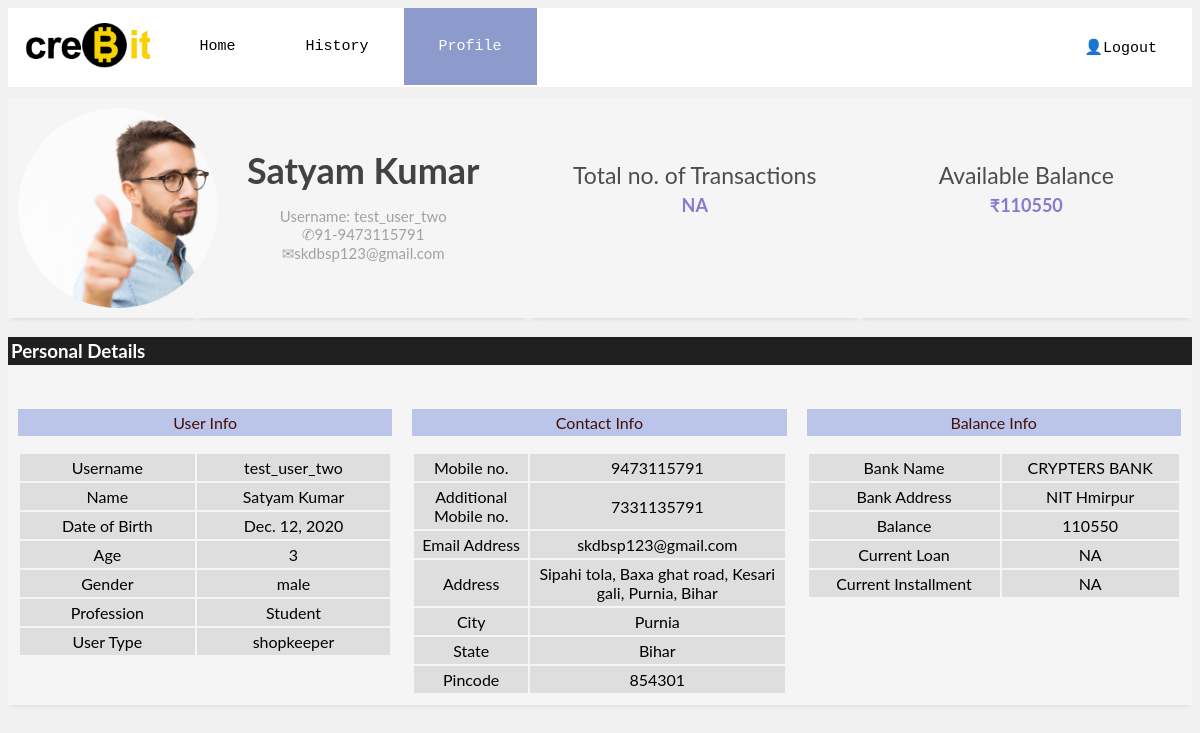
/customer/profile/ (signed in), run on the app's committed database.
### accounts/models.py (models this page shows, shortened)
class UserProfile(models.Model):
    user = models.OneToOneField(User, null=True, blank=True, on_delete=models.CASCADE)
    name = models.CharField(max_length=200, null=False)
    date_of_birth = models.DateField(max_length=200, null=False)
    age = models.IntegerField(null=False)
    gender = models.CharField(max_length=200, null=False)
    profession = models.CharField(max_length=200, null=False)
    user_type = models.CharField(max_length=200, null=False)
    mobile_number = models.CharField(max_length=10, null=False)
    additional_mobile_number = models.CharField(max_length=10, null=True)
    address = models.CharField(max_length=300, null=False)
    city = models.CharField(max_length=200, null=False)
    state = models.CharField(max_length=200, null=False)
    pin_code = models.IntegerField(null=False)
    balance = models.IntegerField(null=True)
    chain = models.ForeignKey(Chain, null=True, on_delete=models.CASCADE)

### customer/views.py (the view)
# urls.py: path('profile/', views.CustomerProfile, name='customer_profile'),
def CustomerProfile (request):
    username = request.user.username
    u = User.objects.get(username=username)
    name = u.userprofile.name
    email = u.email
    date_of_birth = u.userprofile.date_of_birth
    age =u.userprofile.age
    gender = u.userprofile.gender
    profession =u.userprofile.profession
    user_type = u.userprofile.user_type
    mobile_number =u.userprofile.mobile_number
    additional_mobile_number =u.userprofile.additional_mobile_number
    address =u.userprofile.address
    city = u.userprofile.city
    state =u.userprofile.state
    pin_code =u.userprofile.pin_code
    balance = u.userprofile.balance
    return render (request, 'customerProfile.html', {
        "username":username,
        "email":email,
        'name':name,
        'date_of_birth':date_of_birth,
        'age':age,
        'gender':gender,
        'profession':profession,
        'user_type':user_type,
        'mobile_number':mobile_number,
        'additional_mobile_number':additional_mobile_number,
        'address':address,
        'city':city,
        'state':state,
        'pin_code':pin_code,
        'balance':balance,
    })

### customer/templates/customerProfile.html (shortened to what this page needs)
<!DOCTYPE html>
{% load static %}
<html>
<head>
    <link rel="stylesheet" href="https://cdnjs.cloudflare.com/ajax/libs/font-awesome/4.7.0/css/font-awesome.min.css">
    <link rel="stylesheet" href="{% static 'css/customerProfile.css' %}">
</head>
<body>
    <div class="topnav" id="myTopnav">
        <img src="{% static 'media/logo2.png' %}" alt="logo" style="float: left;height:45px;margin :15px;">
        <a href="{% url 'customer:customer_home' %}" class="btn">Home</a>
        <a href="{% url 'customer:customer_history' %}" class="btn">History</a>
        <a href="{% url 'customer:customer_profile' %}" class="btn active">Profile</a>
        <a href="{% url 'landing_page' %}" class="logout" style="float: right;">👤Logout</a>
      </div>
    <div class="row" style="margin-top:10px;">
        <div class="column1">
            <div class="horibox">
                <div class="image-cropper">
                    <label for="file" style="cursor: pointer;"> <img src="{% static 'media/guy.jpg' %}" class="rounded"/></label>
                </div>
            </div>
        </div>
        <div class="column2"
            style="background-color:whitesmoke;box-shadow: 0px 4px 4px -3px rgba(119, 119, 119, 0.2); ">
            <h1>{{name}}</h1>
            <p>Username: {{username}}<br>✆91-{{mobile_number}} <br>✉{{email}}</p>
        </div>
        <div class="column2" style="background-color:whitesmoke;box-shadow: 0px 4px 4px -3px rgba(119, 119, 119, 0.2);">
            <p style="padding-top:12%;color:rgb(77, 77, 77);font-size:23px;">Total no. of Transactions<br><b
                    style="font-size: 18px; color:#7a68cae0">NA</b></p>
        </div>
        <div class="column2" style="background-color:whitesmoke;box-shadow: 0px 4px 4px -3px rgba(119, 119, 119, 0.2);">
            <p style="padding-top:12%;color:rgb(77, 77, 77);font-size:23px;">Available Balance<br><b
                    style="font-size: 18px; color:#7a68cae0">₹{{balance}}</b></p>
        </div>
    </div>
    <div class="row_details"
        style="height:100%;background-color:whitesmoke;box-shadow: 0px 4px 4px -3px rgba(119, 119, 119, 0.2);">
        <div class="per_nav" style="background-color: rgba(0, 0, 0, 0.87);color: rgb(255, 255, 255);">
            <h3 style="padding:3px;">Personal Details</h3>
        </div>
        <div class="column">
            <p style="text-align: center;background-color: #bbc5e9;color: rgb(68, 14, 14);padding:4px;">User Info</p>
            <table>
                <tr>
                    <td>Username</td>
                    <td>{{username}}</td>
                </tr>
                <tr>
                    <td>Name</td>
                    <td>{{name}}</td>
                </tr>
                <tr>
                    <td>Date of Birth</td>
                    <td>{{date_of_birth}}</td>
                </tr>
                <tr>
                    <td>Age</td>
                    <td>{{age}}</td>
                </tr>
                <tr>
                    <td>Gender</td>
                    <td>{{gender}}</td>
                </tr>
                <tr>
                    <td>Profession</td>
                    <td>{{profession}}</td>
                </tr>
                <tr>
                    <td>User Type</td>
                    <td>{{user_type}}</td>
                </tr>
            </table>
        </div>
        <div class="column">
            <p style="text-align: center;background-color:#bbc5e9;color: rgb(68, 14, 14);padding:4px;">Contact Info</p>
            <table>
                <tr>
                    <td>Mobile no.</td>
                    <td>{{mobile_number}}</td>
                </tr>
                <tr>
                    <td>Additional Mobile no.</td>
                    <td>{{additional_mobile_number}}</td>
                </tr>
                <tr>
                    <td>Email Address</td>
                    <td>{{email}}</td>
                </tr>
                <tr>
                    <td>Address</td>
                    <td>{{address}}</td>
                </tr>
                <tr>
                    <td>City</td>
                    <td>{{city}}</td>
                </tr>
                <tr>
                    <td>State</td>
                    <td>{{state}}</td>
                </tr>
                <tr>
                    <td>Pincode</td>
                    <td>{{pin_code}}</td>
                </tr>
            </table>
        </div>
        <div class="column">
            <p style="text-align: center;background-color:#bbc5e9;color: rgb(68, 14, 14);padding:4px;">Balance Info</p>
            <table>
                <tr>
                    <td>Bank Name</td>
                    <td>CRYPTERS BANK</td>
                </tr>
                <tr>
                    <td>Bank Address</td>
                    <td>NIT Hmirpur</td>
                </tr>
                <tr>
                    <td>Balance</td>
                    <td>{{balance}}</td>
                </tr>
                <tr>
                    <td>Current Loan</td>
                    <td>NA</td>
                </tr>
                <tr>
                    <td>Current Installment</td>
                    <td>NA</td>
                </tr>
            </table>
        </div>
    </div>
</body>
</html>

### customer/static/css/customerProfile.css (style rules this page uses)
.topnav { overflow: hidden; background-color: rgb(255, 255, 255); width: 100%; display: block; transition: top 0.3s; border-bottom: 1px solid rgba(168, 138, 4, 0.123); font-family: 'Courier New', monospace; }
.topnav a { float: left; display: block; color: black; text-align: center; padding: 30px 35px; text-decoration: none; font-size: 15px; }
.topnav a.active { background-color: #8c9bcc; color: white; }
body { font-family: "Lato", sans-serif; background-color: #f1f1f1; }
* { box-sizing: border-box; }
b { text-decoration: none; font-size: 20px; color: black; }
.horibox { background-color: whitesmoke; padding: 10px; width: auto; height: 220px; box-shadow: 0px 4px 4px -3px rgba(119, 119, 119, 0.2); }
img { display: inline; margin: 0 auto; height: 100%; width: auto; }
.image-cropper { margin-top: 20px; margin-left: auto; margin-right: auto; display: block; width: 150px; height: 150px; position: relative; overflow: hidden; border-radius: 50%; }
.horibox .image-cropper { margin: 0; width: 200px; height: 200px; display: block; position: relative; overflow: hidden; }
table { width: 100%; text-align: center; }
td { padding: 4px; background-color: rgba(189, 189, 189, 0.404); }
.column1 { float: left; width: 16%; height: 220px; }
.column2 { float: left; width: 28%; height: 220px; }
.column2 p { font-size: 15px; text-align: center; color: rgba(0, 0, 0, 0.342); }
.column2 h1 { margin: 0px; padding-top: 15%; font-size: 36px; text-align: center; color: rgb(66, 66, 66); }
.column { float: left; width: 33.3%; padding: 10px; }
.row:after, .row_details:after { content: ""; display: table; clear: both; position: relative; }

### data on the page
UserProfile: name "Satyam Kumar", mobile_number "9473115791", date_of_birth "Dec. 12, 2020", gender "male", profession "Student", user_type "shopkeeper", additional_mobile_number "7331135791", address "Sipahi tola, Baxa ghat road, Kesari gali, Purnia, Bihar", city "Purnia", state "Bihar"

### other printed values
{{ username }} "test_user_two"
{{ email }} "skdbsp123@gmail.com"
{{ balance }} "110550"
{{ age }} "3"
{{ pin_code }} "854301"
